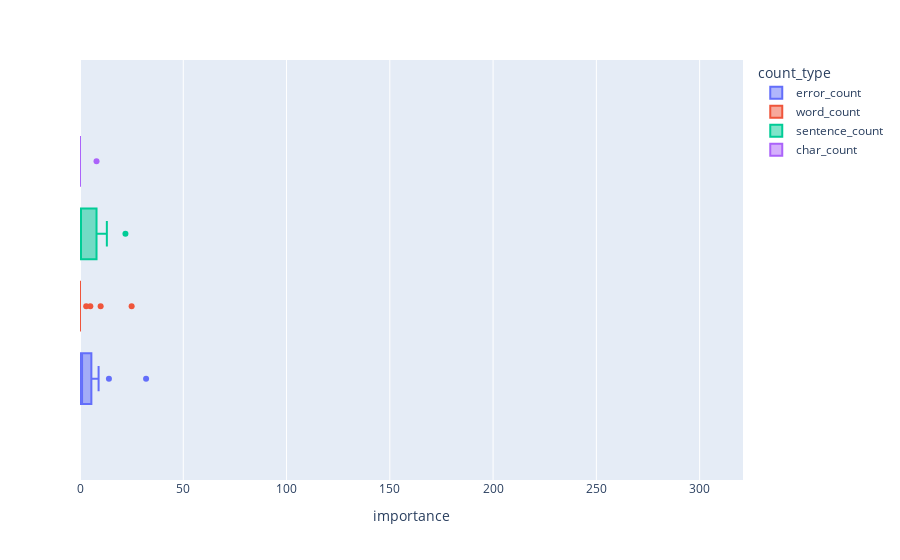

The notebook cell saved with this chart:
### Code cell
px.box(
    df[df.operation_type == "greater_than"],
    x="importance",
    color="count_type",
    range_x=(df.importance.min(), df.importance.max()),
)

### Figure 1 — Plotly figure (JSON) as saved in the notebook; plotly's stock layout.template omitted (floating-point values rounded to 4 significant figures)
{"data": [{"alignmentgroup": "True", "hovertemplate": "count_type=error_count<br>importance=%{x}<extra></extra>", "legendgroup": "error_count", "marker": {"color": "#636efa"}, "name": "error_count", "notched": false, "offsetgroup": "error_count", "orientation": "h", "showlegend": true, "type": "box", "x": [32, 14, 9, 7, 6, 5, 5, 3, 3, 1, 1, 0, 0, 0, 0, 0, 0, 0, 0, 0], "x0": " ", "xaxis": "x", "y0": " ", "yaxis": "y"}, {"alignmentgroup": "True", "hovertemplate": "count_type=word_count<br>importance=%{x}<extra></extra>", "legendgroup": "word_count", "marker": {"color": "#EF553B"}, "name": "word_count", "notched": false, "offsetgroup": "word_count", "orientation": "h", "showlegend": true, "type": "box", "x": [25, 10, 5, 3, 0, 0, 0, 0, 0, 0, 0, 0, 0, 0, 0, 0, 0, 0, 0, 0], "x0": " ", "xaxis": "x", "y0": " ", "yaxis": "y"}, {"alignmentgroup": "True", "hovertemplate": "count_type=sentence_count<br>importance=%{x}<extra></extra>", "legendgroup": "sentence_count", "marker": {"color": "#00cc96"}, "name": "sentence_count", "notched": false, "offsetgroup": "sentence_count", "orientation": "h", "showlegend": true, "type": "box", "x": [22, 13, 8, 2, 0, 0, 0, 0, 0, 0], "x0": " ", "xaxis": "x", "y0": " ", "yaxis": "y"}, {"alignmentgroup": "True", "hovertemplate": "count_type=char_count<br>importance=%{x}<extra></extra>", "legendgroup": "char_count", "marker": {"color": "#ab63fa"}, "name": "char_count", "notched": false, "offsetgroup": "char_count", "orientation": "h", "showlegend": true, "type": "box", "x": [8, 0, 0, 0, 0, 0, 0, 0, 0, 0, 0, 0, 0, 0, 0, 0, 0, 0, 0, 0, 0, 0, 0, 0, 0, 0, 0, 0, 0, 0, 0, 0, 0, 0, 0, 0, 0, 0, 0], "x0": " ", "xaxis": "x", "y0": " ", "yaxis": "y"}], "layout": {"boxmode": "group", "legend": {"title": {"text": "count_type"}, "tracegroupgap": 0}, "margin": {"t": 60}, "xaxis": {"anchor": "y", "domain": [0, 1], "range": [0, 321], "title": {"text": "importance"}}, "yaxis": {"anchor": "x", "domain": [0, 1]}}}
